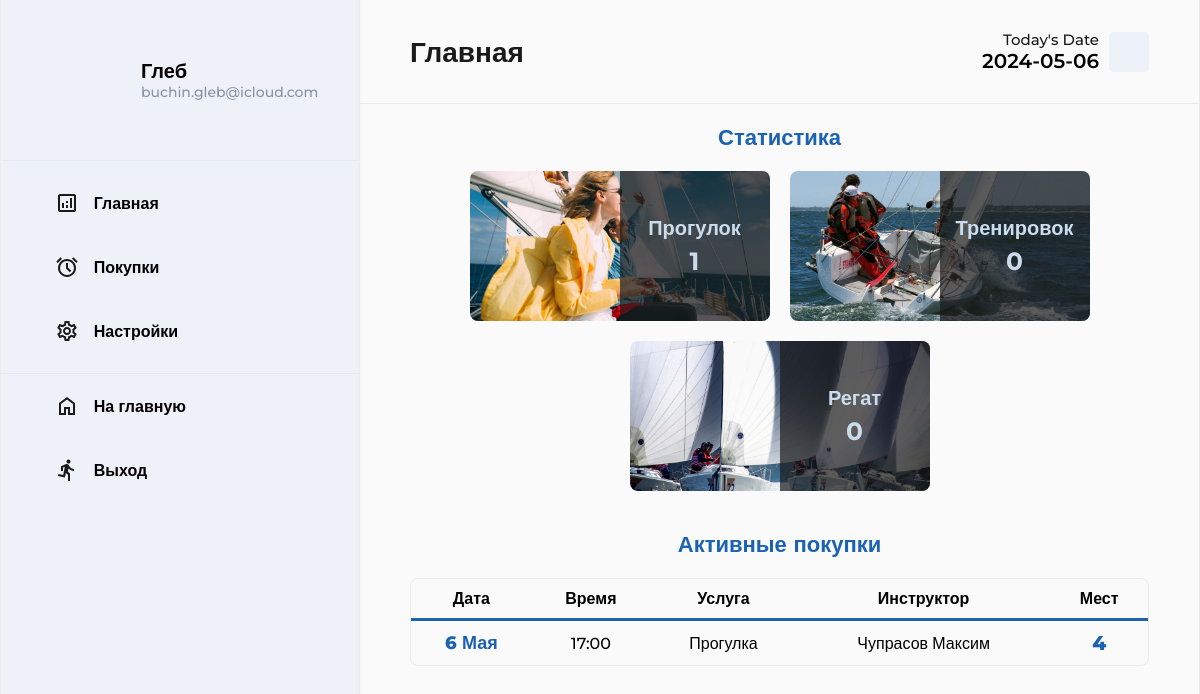
The page /client/index.php (signed in) on the database its author committed.
### tables this page shows
CREATE TABLE `bookings` (
  `booking_id` int(11) NOT NULL,
  `client_id` int(11) DEFAULT NULL,
  `slot_id` int(11) NOT NULL,
  `instructor_id` int(11) DEFAULT NULL,
  `booked_capacity` smallint(6) NOT NULL,
  `timestamp` timestamp NOT NULL DEFAULT CURRENT_TIMESTAMP,
  `status` tinyint(4) NOT NULL DEFAULT '0'
);

CREATE TABLE `timeslots` (
  `slot_id` int(11) NOT NULL,
  `service_id` int(11) NOT NULL,
  `date` date NOT NULL,
  `time_start` time NOT NULL,
  `time_finish` time NOT NULL,
  `total_capacity` smallint(6) NOT NULL,
  `remaining_capacity` smallint(6) NOT NULL
);

CREATE TABLE `services` (
  `service_id` int(11) NOT NULL,
  `name` varchar(255) NOT NULL,
  `description` text,
  `duration` decimal(5,2) NOT NULL,
  `price` decimal(10,0) NOT NULL
);

### app/database/db.php (called while the page is built, shortened)
<?php
require 'connection.php';
function dbCheckError($query){
    $errInfo = $query->errorInfo();
    return true;
}
function countRowsBookingClients($client_id, $service_id){
    global $pdo;
    $sql = "SELECT COUNT(*) as total_rows
    FROM bookings
    INNER JOIN timeslots ON bookings.slot_id = timeslots.slot_id
    INNER JOIN services ON timeslots.service_id = services.service_id
    WHERE bookings.client_id = '$client_id' AND services.service_id = '$service_id'";
    $query = $pdo->prepare($sql);
    $query->execute();
    $result = $query->fetch(PDO::FETCH_ASSOC);
    return $result['total_rows'];
}
function formatData($dateString){
    $dateObj = DateTime::createFromFormat('Y-m-d', $dateString);
    $months = [
        1 => 'Января',
        2 => 'Февраля',
        3 => 'Марта',
        4 => 'Апреля',
        5 => 'Мая',
        6 => 'Июня',
        7 => 'Июля',
        8 => 'Августа',
        9 => 'Сентября',
        10 => 'Октября',
        11 => 'Ноября',
        12 => 'Декабря'
    ];
    $day = ltrim($dateObj->format('d'), '0');
    $monthNum = (int)$dateObj->format('m');
    $month = $months[$monthNum];
    return $day . ' ' . $month;
}
function formatTime($timeString){
    $timeObj = DateTime::createFromFormat('H:i:s', $timeString);
    return $timeObj->format('H:i');
}

### client/index.php (the view, shortened to what this page needs)
<?php
    include "./../app/database/db.php";
?>
<?php
    $client_id = $_SESSION['client_id'];
?>
<!DOCTYPE html>
<html lang="en">
<head>
    <link rel="stylesheet" href="../assets/css/dashboard.css">
    <link rel="stylesheet" href="../assets/css/dashmedia.css">
</head>
<body>
    <div class="dashboard">
        <?php include("../app/include/client_sidebar.php"); ?>
        <div class="body">
            <header class="header">
                <h1 class="header__title">Главная</h1>
                <div class="header__calendar">
                    <div class="calendar__text">
                        <p class="calendar__title">Today's Date</p>
                        <p class="calendar__date">
                            <?php
                                $date = date('Y-m-d');
                                $timeNow = date("H:i:s");
                                echo $date;
                            ?>
                        </p>
                    </div>
                    <div class="calendar__img">
                        <lord-icon src="https://cdn.lordicon.com/abfverha.json" trigger="hover" colors="primary:#1a1a1a" style="width:40px;height:40px"></lord-icon>
                    </div>
                </div>
            </header>
            <main class="main">
                <div class="main__container">
                    <div class="main__title" style="padding-top:0px;">Статистика</div>
                    <div class="statistics">
                        <div class="statistics__group">
                            <div class="statistics__item client first element-animation">
                                <div class="item__text">
                                    <div class="item__title">Прогулок</div>
                                    <div class="item__count">
                                        <?=$trip=countRowsBookingClients($client_id, 1)?>
                                    </div>
                                </div>
                            </div>
                            <div class="statistics__item client second element-animation">
                                <div class="item__text">
                                    <div class="item__title">Тренировок</div>
                                    <div class="item__count">
                                        <?=$training=countRowsBookingClients($client_id, 2)?>
                                    </div>
                                </div>
                            </div>
                            <div class="statistics__item client third element-animation">
                                <div class="item__text">
                                    <div class="item__title">Регат</div>
                                    <div class="item__count">
                                        <?=$race=countRowsBookingClients($client_id, 3)?>
                                    </div>
                                </div>
                            </div>
                        </div>
                    </div>
                    <div class="main__title">Активные покупки</div>
                    <div class="table__container client">
                        <table class="main__table">
                            <thead>
                                <tr>
                                    <th>Дата</th>
                                    <th>Время</th>
                                    <th>Услуга</th>
                                    <th>Инструктор</th>
                                    <th>Мест</th>
                                </tr>
                            </thead>
                            <tbody>
                                <?php
                                    $sql = "SELECT timeslots.date, timeslots.time_start, services.name,  CONCAT(instructors.instructor_surname, ' ', instructors.instructor_name) AS instructor, bookings.booked_capacity
                                    FROM bookings
                                    INNER JOIN timeslots ON bookings.slot_id = timeslots.slot_id
                                    INNER JOIN services ON timeslots.service_id = services.service_id
                                    LEFT JOIN instructors ON bookings.instructor_id = instructors.instructor_id
                                    WHERE bookings.client_id = '$client_id' AND timeslots.date >= '$date' AND timeslots.time_start >= '$timeNow'
                                    ORDER BY timeslots.date ASC, timeslots.time_start ASC";
                                    $query = $pdo->prepare($sql);
                                    $query->execute();
                                    $rowCount =  $query->rowCount();
                                    if($rowCount > 0){
                                        while ($row =  $query->fetch()) {
                                            $formatDate = formatData($row['date']);
                                            $time_start = formatTime($row['time_start']);
                                            echo "<tr>" .
                                            "<td style='font-size:18px; font-weight:800; color: var(--accent-blue); white-space: nowrap;'>" . $formatDate . "</td>" .
                                            "<td>" . $time_start . "</td>" .
                                            "<td>" . $row['name'] . "</td>" .
                                            "<td>" . $row['instructor'] . "</td>" .
                                            "<td style='font-size: 20px; font-weight: 800; color: var(--accent-blue);'>" . $row['booked_capacity'] . "</td>" .
                                            "</tr>";
                                        }
                                    } else {
                                        echo '<tr>
                                        <td colspan="5">
                                        <img src="./../assets/img/icon/not_found.svg" width="260px">
                                        </td>
                                        </tr>';
                                    }
                                ?>
                            </tbody>
                        </table>
                    </div>
                </div>
            </main>
        </div>
    </div>
</body>
</html>

### assets/css/dashboard.css (style rules this page uses)
body { background: var(--bg-white); line-height: normal; }
.dashboard { min-height: 100vh; max-width: 1920px; margin: 0 auto; }
.body { height: 100vh; overflow-y: auto; margin-left: 360px ; border-right: 1.5px solid var(--primary-border); box-shadow: 0 0px 0px 2px rgba(240, 240, 240, 0.3); }
.header { display: flex; justify-content: space-between; align-items: center; padding: 30px 50px; border-bottom: 1.5px solid var(--primary-border); gap: 20px; }
.header__title { color: var(--primary-black); font-weight: 900; font-size: 28px; }
.header__calendar { display: flex; align-items: center; gap: 10px; }
.calendar__text { text-align: end; min-width: 110px; white-space: nowrap; }
.calendar__title { font-size: 15px; font-weight: 500; opacity: .9; }
.calendar__date { font-size: 20px; font-weight: 600; }
.calendar__img { width: 40px; height: 40px; background: rgba(105, 145, 214, .09); border-radius: 5px; }
.main__container { width: calc(100% - 100px); margin: auto; padding: 20px 0 40px 0; }
.main__title { text-align: center; padding: 20px 0; color: var(--accent-blue); font-weight: 900; font-size: 22px; }
.statistics { display: flex; flex-wrap: wrap; justify-content: center; width: 100%; column-gap: 20px; }
.statistics__group { display: flex; flex-wrap: wrap; justify-content: center; column-gap: 20px; }
.statistics__item.element-animation { display: flex; justify-content: space-between; gap: 20px; width: 300px; border: 2px solid var(--primary-border); border-radius: 8px; align-items: center; padding: 30px 20px; margin-bottom: 20px; opacity: 0; -webkit-transform: translateY(10px); -ms-transform: translateY(10px); transform: translateY(10px); -webkit-transition: all 1.2s; -o-transition: all 1.2s; transition: all 1.2s; }
.statistics__item.element-animation.element-show { opacity: 1; -webkit-transform: translateY(0); -ms-transform: translateY(0); transform: translateY(0); }
.statistics__item.first.element-animation.element-show { -webkit-transition-delay: 0.25s; -o-transition-delay: 0.25s; transition-delay: 0.25s; }
.statistics__item.second.element-animation.element-show { -webkit-transition-delay: 0.5s; -o-transition-delay: 0.5s; transition-delay: 0.5s; }
.statistics__item.third.element-animation.element-show { -webkit-transition-delay: 0.75s; -o-transition-delay: 0.75s; transition-delay: 0.75s; }
.item__text { height: 60px; }
.item__count { font-size: 25px; font-weight: 800; color: var(--accent-blue); margin-bottom: 6px; }
.item__title { font-size: 20px; font-weight: 600; }
.statistics__item.client.element-animation { padding: 0; overflow: hidden; height: 150px; justify-content: end; border: none; }
.statistics__item.first.client.element-animation { background-image: url(/assets/img/service/trip.jpg); background-repeat: no-repeat; background-position: center; background-size: cover; }
.statistics__item.second.client.element-animation { background-image: url(/assets/img/service/training.webp); background-repeat: no-repeat; background-position: center; background-size: cover; }
.statistics__item.third.client.element-animation { background-image: url(/assets/img/service/race.jpg); background-repeat: no-repeat; background-position: center; background-size: cover; }
.statistics__item.client.element-animation .item__text { padding: 0 15px; height: 100%; min-width: 50%; background-color: rgba(26,26,26, 0.7); display: flex; flex-direction: column; justify-content: center; align-items: center; }
.statistics__item.client.element-animation .item__count { margin-bottom: 0; margin-top: 6px; font-weight: 700; color: #CBDCEC; }
.statistics__item.client.element-animation .item__title { color: #CBDCEC; font-weight: 700; }
.table__container { max-height: 600px; width: 100%; overflow: auto; margin: auto; }
.main__table { border-spacing: 0; width: 100%; margin: auto; border: 1px solid var(--primary-border); border-radius: 8px; caption-side: top !important; border-collapse: separate !important; }
tr { transition: all .5s; }
th, td { text-align: center; padding: 10px; }
th { border-bottom: 3px solid var(--accent-blue); font-weight: 600; }
td { font-weight: 500; }
.table__container.client { max-width: 940px; }

### assets/css/dashmedia.css (style rules this page uses)
@media (max-width:1350px) { .header { flex-wrap: wrap; } }
@media (max-width:1350px) { .header__title, .header__search, .header__calendar { flex: 1 0 auto; } }
@media (max-width:1350px) { .header__calendar { justify-content: end; } }

### rows shown on the page
bookings: slot.date "6 Мая", slot.time_start "17:00", services.name "Прогулка", instructor "Чупрасов Максим", booked_capacity "4"

### other values the page prints
$_SESSION["name"] "Глеб"
$_SESSION["email"] "buchin.gleb@icloud.com"
$trip=countRowsBookingClients($client_id, 1) "1"
$training=countRowsBookingClients($client_id, 2) "0"
$race=countRowsBookingClients($client_id, 3) "0"
